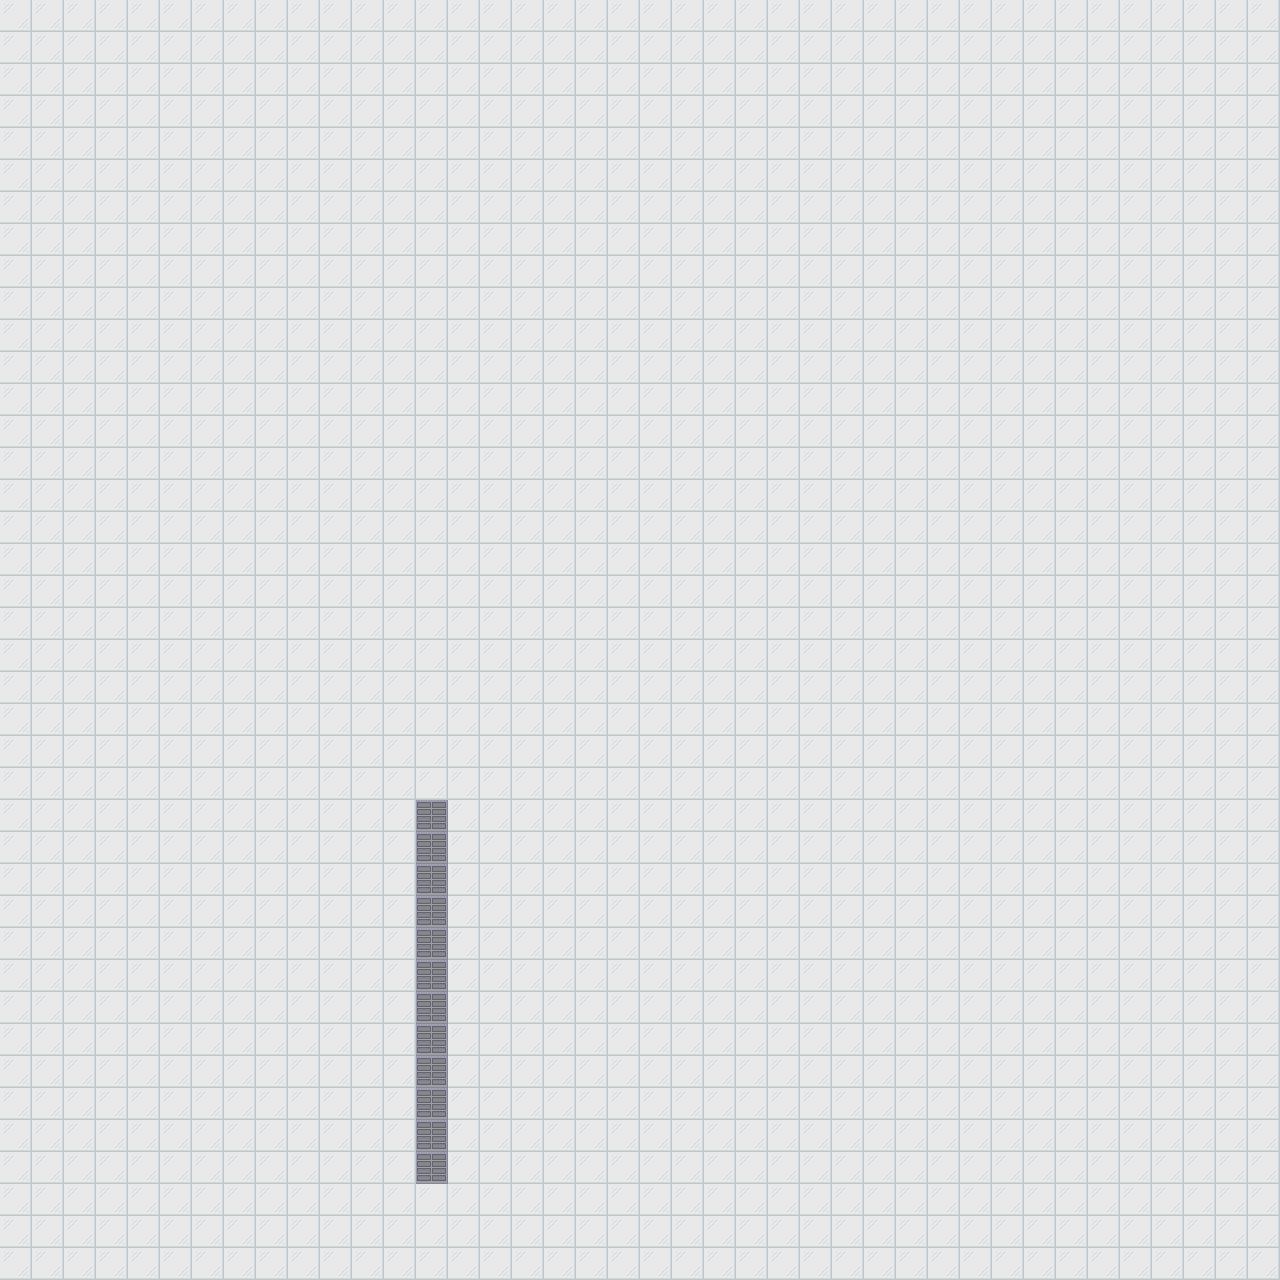

This game map was drawn from its Tiled (.tmx) file and the tilesets committed beside it. A one-line description and the trimmed map source follow:
An orthogonal 40x40 tile map with 32x32 px tiles, 4 tile layers (tiles, horizontal walls, vertical walls, hazard), 6 tilesets and 4 objects (robot, joe).

<map version="1.0" tiledversion="1.1.3" orientation="orthogonal" renderorder="right-down" width="40" height="40" tilewidth="32" tileheight="32" infinite="0" nextobjectid="10">
 <tileset firstgid="1" source="tiles.tsx" />
 <tileset firstgid="9" source="wallsv.tsx" />
 <tileset firstgid="11" source="joe.tsx" />
 <tileset firstgid="12" source="mop-cart.tsx" />
 <tileset firstgid="13" source="robot.tsx" />
 <tileset firstgid="14" source="goaldoor.tsx" />
 <layer name="tiles" width="40" height="40">
  <data>[1600 cells, 1600 non-empty, 2 distinct tile ids]</data>
 </layer>
 <objectgroup name="mop cart">
  <object id="8" gid="12" x="903.651" y="445.071" width="64" height="64" />
 </objectgroup>
 <objectgroup name="goal door">
  <object id="9" gid="14" x="452.467" y="357.444" width="64" height="64" />
 </objectgroup>
 <objectgroup name="characters">
  <object id="5" type="robot" gid="13" x="172.551" y="1091.88" width="64" height="64">
   <properties>
    <property name="Attack Range" type="int" value="2" />
    <property name="Density" type="float" value="30" />
    <property name="HP" type="int" value="5" />
    <property name="Velocity" type="float" value="2.5" />
   </properties>
  </object>
  <object id="7" name="joe" type="joe" gid="11" x="548.621" y="733.533" width="64" height="64">
   <properties>
    <property name="Density" type="float" value="15" />
    <property name="HP" type="int" value="15" />
    <property name="Lid Attack Range" type="int" value="10" />
    <property name="Lid Durability" type="int" value="10" />
    <property name="Mop Attack Range" type="int" value="2" />
    <property name="Mop Durability" type="int" value="10" />
    <property name="Mop Knockback Timer" type="int" value="15" />
    <property name="Spray Attack Range" type="int" value="4" />
    <property name="Spray Durability" type="int" value="5" />
    <property name="Spray Stun Timer" type="int" value="150" />
    <property name="Vacuum Attack Range" type="int" value="10" />
    <property name="Vacuum Durability" type="int" value="10" />
    <property name="Velocity" type="float" value="5" />
   </properties>
  </object>
 </objectgroup>
 <objectgroup name="special" />
 <layer name="horizontal walls" width="40" height="40">
  <data>[1600 cells, 0 non-empty, 0 distinct tile ids]</data>
 </layer>
 <layer name="vertical walls" width="40" height="40">
  <data>[1600 cells, 0 non-empty, 0 distinct tile ids]</data>
 </layer>
 <layer name="hazard" width="40" height="40">
  <data>[1600 cells, 0 non-empty, 0 distinct tile ids]</data>
 </layer>
</map>
